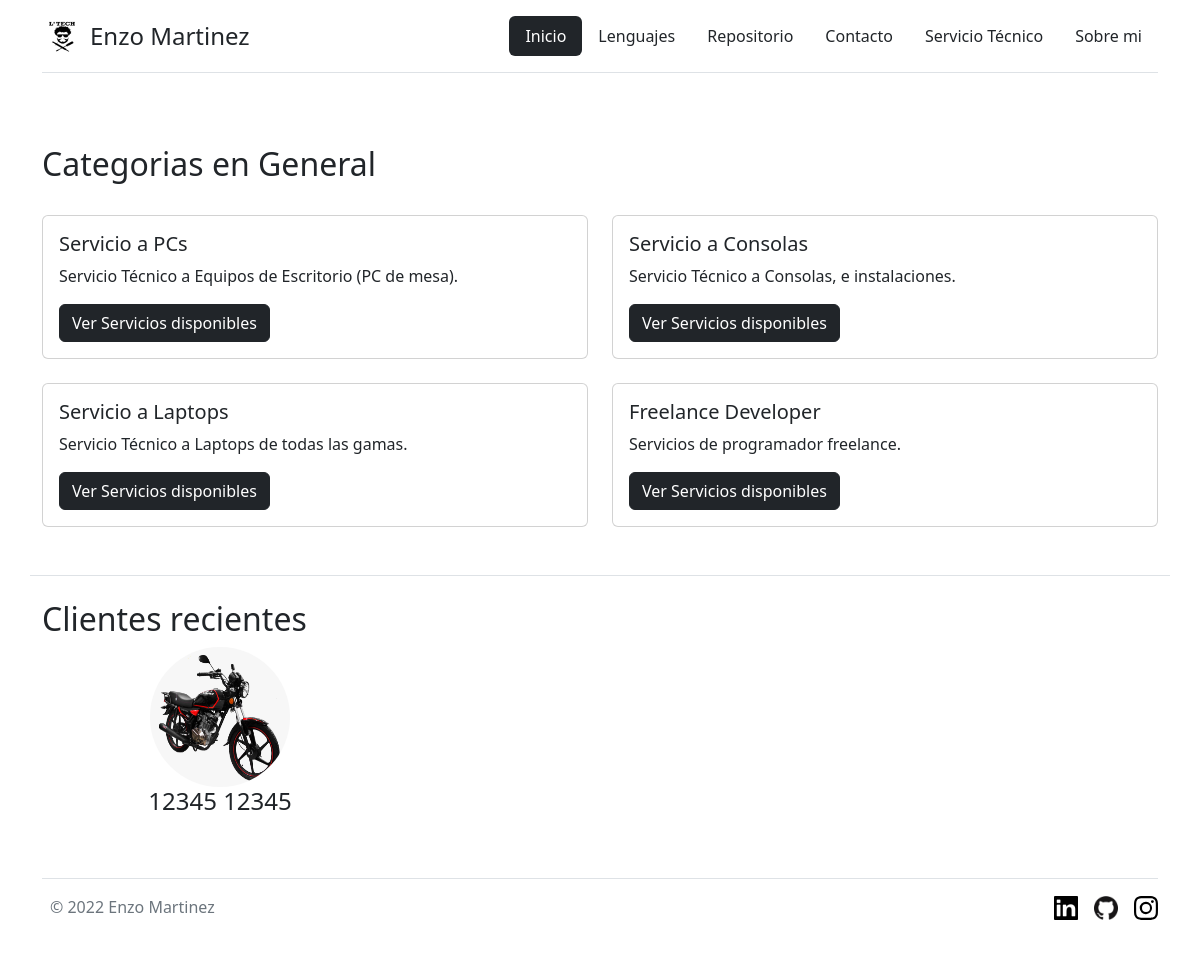
The page /category/ on the database its author committed.
### shop/models.py (models this page shows, shortened)
class Category(models.Model):
    name = models.CharField(max_length=255)
    description = models.TextField()
    class Meta:
        verbose_name_plural = 'Categories'
    def __str__(self):
        return self.name

class Cliente(models.Model):
    name = models.CharField(max_length=255)
    last_name = models.CharField(max_length=255)
    email = models.EmailField(max_length=255)
    telephone = models.CharField(max_length=20)
    description = models.TextField()
    atendido = models.BooleanField(default=False)
    imagencli = models.ImageField(upload_to='cliente', blank=True, null=True)
    class Meta:
        verbose_name_plural = "Clientes"

### shop/views.py (the view)
# urls.py: path('category/', CategoryList.as_view(), name='categorylist')
class CategoryList(ListView):
    model = Category
    second_model = Cliente
    template_name = 'shop/service/list_category.html'
    context_object_name = 'categorias'
    def get_context_data(self, *args, **kwargs):
        category = Category.objects.all()
        clientes = Cliente.objects.all()
        return {'clientes': clientes, 'categorias': category}

### shop/templates/shop/service/list_category.html (shortened to what this page needs)
{% extends 'shop/base.html' %}
{% load static %}
{% block content %}
<!doctype html>
<html lang="en">
    <head>
        <link href="https://cdn.jsdelivr.net/npm/bootstrap@5.2.2/dist/css/bootstrap.min.css" rel="stylesheet">
    </head>
    <body>
        <div class="container mt-5">
            <br>
            <h2>Categorias en General</h2>
            <div class="row">
                {% for category in categorias %}
                <div class="col-md-6 mt-4">
                    <div class="card">
                        <div class="card-body">
                            <h5>{{ category }}</h5>
                            <p>{{category.description}}</p>
                            <a href="{% url 'shop:list' %}" class="btn btn-dark">Ver Servicios disponibles</a>
                        </div>
                    </div>
                </div>
                {% endfor %}
            </div>
            <br>
        </div>
        <br>
        <div class="container marketing border-top">
            <br>
            <h2>Clientes recientes</h2>
            <div class="row">
                {% for cliente in clientes %}
                <div class="col-lg-4">
                    <img class="bd-placeholder-img rounded-circle" width="140" height="140" src="{{cliente.imagencli.url}}"><rect width="100%" height="100%" fill="#777"/></img>
                    <h4>{{cliente.name}} {{cliente.last_name}}</h4>
                </div>
                {% endfor%}
            </div>
        </div>
    </body>
</html>
{%endblock%}

### assets/css/styles.css (style rules this page uses)
body { background-color: #F8F9FA; }

### assets/css/carousel.css (style rules this page uses)
.marketing .col-lg-4 { margin-bottom: 1.5rem; text-align: center; }
.marketing h2 { font-weight: 400; }

### rows shown on the page
Category: name "Servicio a PCs", description "Servicio Técnico a Equipos de Escritorio (PC de mesa)."
Category: name "Servicio a Consolas", description "Servicio Técnico a Consolas, e instalaciones."
Category: name "Servicio a Laptops", description "Servicio Técnico a Laptops de todas las gamas."
Category: name "Freelance Developer", description "Servicios de programador freelance."
Cliente: imagencli (picture), name "12345", last_name "12345"
